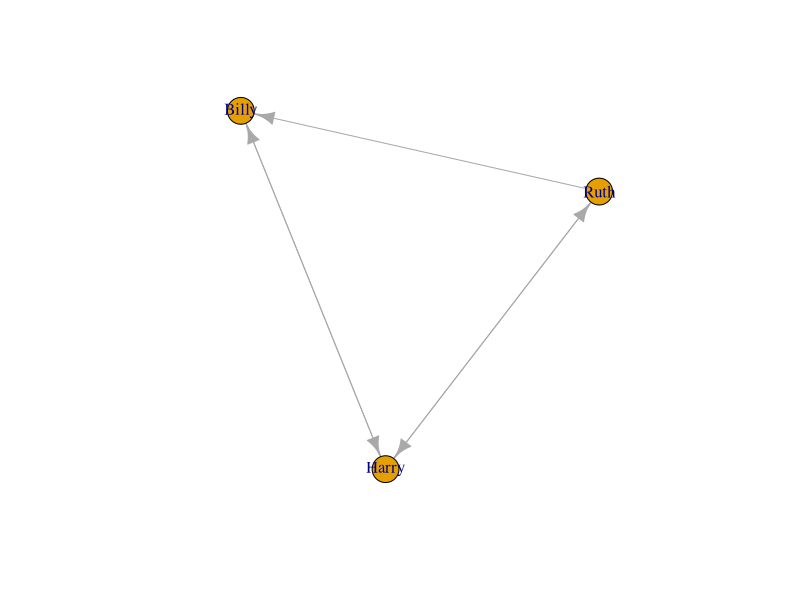

R code for this plot:
## ---- chunk 1
library(igraph)
## ---- chunk 2

users <- data.frame(name=c("Billy", "Harry", "Ruth"))
relations <- data.frame(from=c("Billy", "Harry", "Harry", "Ruth", "Ruth"), to=c("Harry", "Billy", "Ruth", "Harry", "Billy"))

g <- graph_from_data_frame(relations, directed=TRUE, vertices=users)
print(g)

## ---- chunk 3

plot(g)

